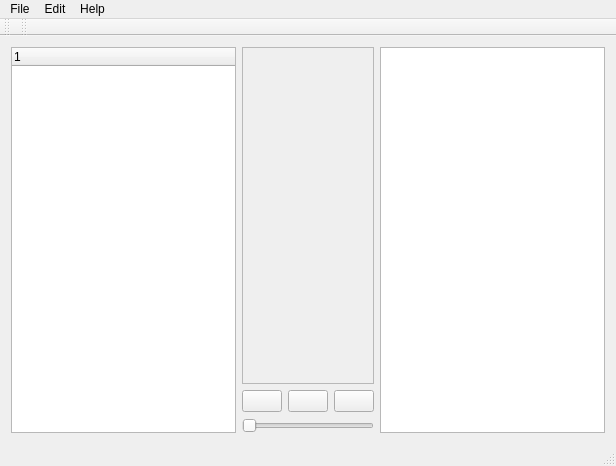
<?xml version="1.0" encoding="UTF-8"?>
<ui version="4.0">
 <class>MainWindow</class>
 <widget class="QMainWindow" name="MainWindow">
  <property name="geometry">
   <rect>
    <x>0</x>
    <y>0</y>
    <width>616</width>
    <height>466</height>
   </rect>
  </property>
  <property name="windowTitle">
   <string>POI</string>
  </property>
  <property name="windowOpacity">
   <double>1.000000000000000</double>
  </property>
  <widget class="QWidget" name="centralWidget">
   <layout class="QVBoxLayout" name="verticalLayout_2">
    <item>
     <layout class="QHBoxLayout" name="horizontalLayout" stretch="0,1,0">
      <item>
       <layout class="QVBoxLayout" name="verticalLayoutLeft">
        <item>
         <widget class="QTreeWidget" name="treeWidget">
          <property name="sizePolicy">
           <sizepolicy hsizetype="Maximum" vsizetype="Expanding">
            <horstretch>0</horstretch>
            <verstretch>0</verstretch>
           </sizepolicy>
          </property>
          <column>
           <property name="text">
            <string/>
           </property>
          </column>
         </widget>
        </item>
       </layout>
      </item>
      <item>
       <layout class="QVBoxLayout" name="verticalLayoutMiddle">
        <property name="sizeConstraint">
         <enum>QLayout::SetNoConstraint</enum>
        </property>
        <item>
         <widget class="QFrame" name="frame">
          <property name="frameShape">
           <enum>QFrame::StyledPanel</enum>
          </property>
          <property name="frameShadow">
           <enum>QFrame::Raised</enum>
          </property>
          <layout class="QGridLayout" name="gridLayout">
           <item row="0" column="0">
            <widget class="QLabel" name="label">
             <property name="sizePolicy">
              <sizepolicy hsizetype="Expanding" vsizetype="Expanding">
               <horstretch>0</horstretch>
               <verstretch>0</verstretch>
              </sizepolicy>
             </property>
             <property name="text">
              <string/>
             </property>
             <property name="scaledContents">
              <bool>true</bool>
             </property>
            </widget>
           </item>
          </layout>
         </widget>
        </item>
        <item>
         <layout class="QHBoxLayout" name="horizontalLayoutMiddle">
          <property name="sizeConstraint">
           <enum>QLayout::SetNoConstraint</enum>
          </property>
          <item>
           <widget class="QPushButton" name="playButton">
            <property name="text">
             <string/>
            </property>
           </widget>
          </item>
          <item>
           <widget class="QPushButton" name="pauseButton">
            <property name="text">
             <string/>
            </property>
           </widget>
          </item>
          <item>
           <widget class="QPushButton" name="stopButton">
            <property name="text">
             <string/>
            </property>
           </widget>
          </item>
         </layout>
        </item>
        <item>
         <widget class="QSlider" name="horizontalSlider">
          <property name="sizePolicy">
           <sizepolicy hsizetype="Expanding" vsizetype="Fixed">
            <horstretch>0</horstretch>
            <verstretch>0</verstretch>
           </sizepolicy>
          </property>
          <property name="maximum">
           <number>100</number>
          </property>
          <property name="singleStep">
           <number>1</number>
          </property>
          <property name="sliderPosition">
           <number>0</number>
          </property>
          <property name="orientation">
           <enum>Qt::Horizontal</enum>
          </property>
         </widget>
        </item>
       </layout>
      </item>
      <item>
       <layout class="QVBoxLayout" name="verticalLayoutRight">
        <item>
         <widget class="QListWidget" name="listWidget">
          <property name="sizePolicy">
           <sizepolicy hsizetype="Maximum" vsizetype="Expanding">
            <horstretch>0</horstretch>
            <verstretch>0</verstretch>
           </sizepolicy>
          </property>
         </widget>
        </item>
       </layout>
      </item>
     </layout>
    </item>
   </layout>
  </widget>
  <widget class="QMenuBar" name="menuBar">
   <property name="geometry">
    <rect>
     <x>0</x>
     <y>0</y>
     <width>616</width>
     <height>27</height>
    </rect>
   </property>
   <widget class="QMenu" name="menuFile">
    <property name="title">
     <string>File</string>
    </property>
    <widget class="QMenu" name="menuAdd">
     <property name="title">
      <string>Add</string>
     </property>
     <addaction name="actionProject"/>
     <addaction name="actionVideo"/>
    </widget>
    <addaction name="actionSave"/>
    <addaction name="actionLoad"/>
    <addaction name="menuAdd"/>
   </widget>
   <widget class="QMenu" name="menuEdit">
    <property name="title">
     <string>Edit</string>
    </property>
   </widget>
   <widget class="QMenu" name="menuHelp">
    <property name="title">
     <string>Help</string>
    </property>
    <addaction name="actionFuck_off"/>
   </widget>
   <addaction name="menuFile"/>
   <addaction name="menuEdit"/>
   <addaction name="menuHelp"/>
  </widget>
  <widget class="QToolBar" name="mainToolBar">
   <attribute name="toolBarArea">
    <enum>TopToolBarArea</enum>
   </attribute>
   <attribute name="toolBarBreak">
    <bool>false</bool>
   </attribute>
  </widget>
  <widget class="QStatusBar" name="statusBar"/>
  <widget class="QToolBar" name="toolBar">
   <property name="windowTitle">
    <string>toolBar</string>
   </property>
   <attribute name="toolBarArea">
    <enum>TopToolBarArea</enum>
   </attribute>
   <attribute name="toolBarBreak">
    <bool>false</bool>
   </attribute>
  </widget>
  <action name="actionSave">
   <property name="text">
    <string>Save</string>
   </property>
  </action>
  <action name="actionLoad">
   <property name="text">
    <string>Load</string>
   </property>
  </action>
  <action name="actionFuck_off">
   <property name="checkable">
    <bool>false</bool>
   </property>
   <property name="checked">
    <bool>false</bool>
   </property>
   <property name="text">
    <string>Fuck off</string>
   </property>
   <property name="whatsThis">
    <string/>
   </property>
  </action>
  <action name="actionProject">
   <property name="text">
    <string>Project</string>
   </property>
  </action>
  <action name="actionVideo">
   <property name="text">
    <string>Video</string>
   </property>
  </action>
 </widget>
 <layoutdefault spacing="6" margin="11"/>
 <resources/>
 <connections/>
</ui>
